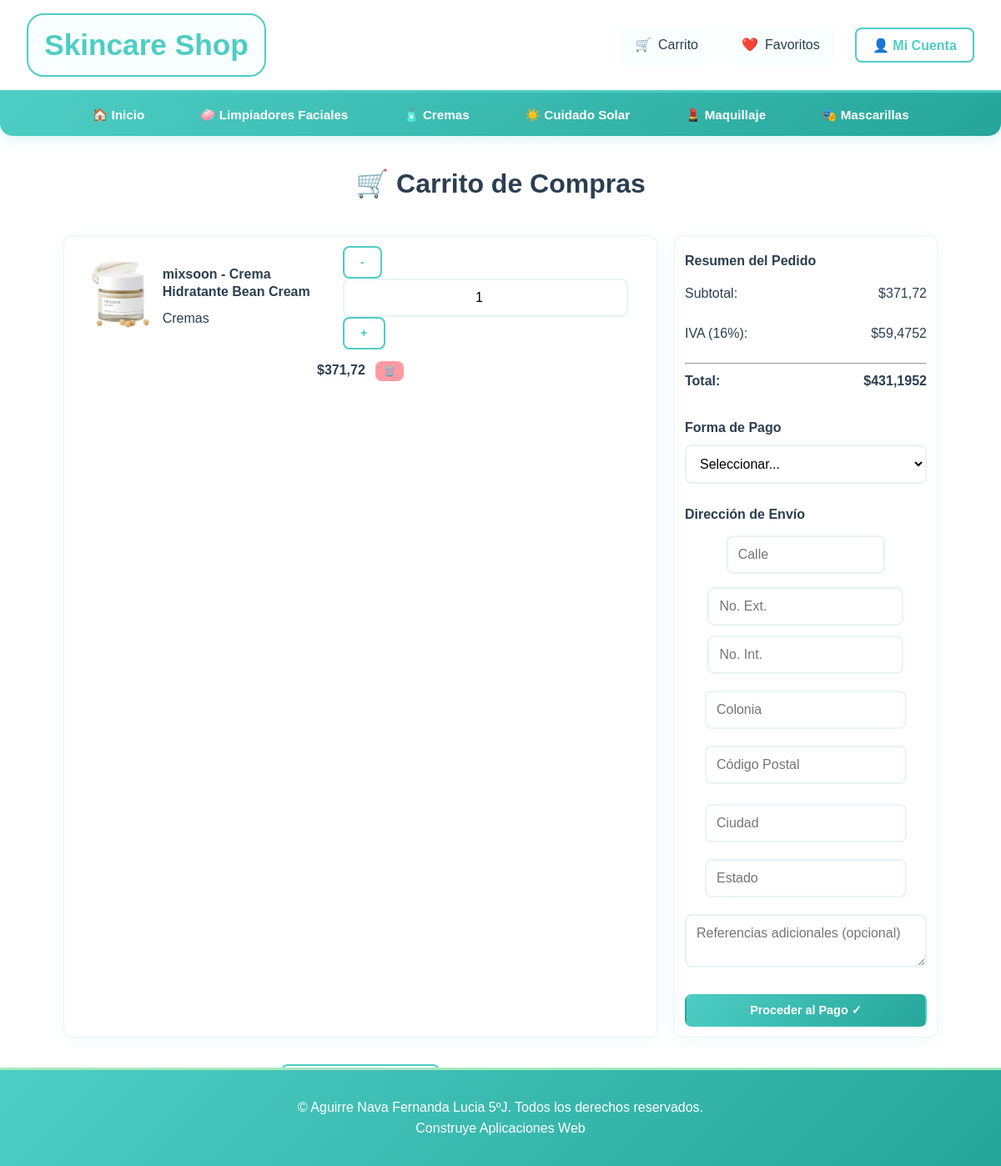
The app's page /carrito/ (signed in) with its own data.
### tienda/models.py (models this page shows, shortened)
class Carrito(models.Model):
    usuario = models.ForeignKey(User, on_delete=models.CASCADE)
    producto = models.ForeignKey(Producto, on_delete=models.CASCADE)
    cantidad = models.IntegerField(default=1, validators=[MinValueValidator(1)])
    fecha_agregado = models.DateTimeField(auto_now_add=True)
    class Meta:
        unique_together = ('usuario', 'producto')

class Producto(models.Model):
    TIPO_PRODUCTO = [
        ('maquillaje', 'Maquillaje'),
        ('cuidado_solar', 'Cuidado Solar'),
        ('mascarillas', 'Mascarillas'),
        ('cremas', 'Cremas'),
        ('limpiadores', 'Limpiadores Faciales'),
    ]
    tipo = models.CharField(max_length=20, choices=TIPO_PRODUCTO)
    nombre = models.CharField(max_length=200)
    precio = models.DecimalField(max_digits=10, decimal_places=2, validators=[MinValueValidator(0)])
    stock = models.IntegerField(validators=[MinValueValidator(0)])
    categoria = models.ForeignKey(Categoria, on_delete=models.CASCADE)
    foto = models.ImageField(upload_to='productos/')
    descripcion = models.TextField()
    activo = models.BooleanField(default=True)
    destacado = models.BooleanField(default=False)
    subcategoria = models.CharField(max_length=50, blank=True, null=True)

### tienda/views.py (the view, shortened to what this page needs)
# urls.py: path('carrito/', views.carrito_view, name='carrito'),
@login_required
def carrito_view(request):
    if es_administrador_personalizado(request.user):
        return HttpResponseForbidden("Los administradores no pueden realizar compras")
    items_carrito = Carrito.objects.filter(usuario=request.user)
    total = calcular_total_carrito(request.user)
    iva = total * Decimal('0.16')
    total_con_iva = total + iva
    return render(request, 'carrito.html', {
        'items_carrito': items_carrito,
        'total': total,
        'iva': iva,
        'total_con_iva': total_con_iva
    })

### tienda/views.py (called while the page is built)
def es_administrador_personalizado(user):
    if not user.is_authenticated:
        return False
    try:
        return AdminPersonalizado.objects.filter(usuario=user, activo=True).exists()
    except:
        return False

def calcular_total_carrito(usuario):
    items_carrito = Carrito.objects.filter(usuario=usuario)
    total = Decimal('0.00')
    for item in items_carrito:
        total += item.producto.precio * item.cantidad
    return total

### tienda/templates/carrito.html (shortened to what this page needs)
{% extends 'base.html' %}
{% load static %}
{% block content %}
<div class="container">
    <h1 class="text-center mb-4">🛒 Carrito de Compras</h1>
    {% if items_carrito %}
    <div class="row">
        <div class="col-8">
            {% for item in items_carrito %}
            <div class="card mb-3">
                <div class="card-body">
                    <div class="row align-items-center">
                        <div class="col-2">
                            {% if item.producto.foto %}
                            <img src="{{ item.producto.foto.url }}" alt="{{ item.producto.nombre }}"
                                class="img-fluid rounded" style="height: 80px; object-fit: cover;">
                            {% else %}
                            <div class="bg-light rounded d-flex align-items-center justify-content-center"
                                style="height: 80px; width: 80px;">
                                <span class="text-muted">No image</span>
                            </div>
                            {% endif %}
                        </div>
                        <div class="col-4">
                            <h5 class="card-title mb-1">{{ item.producto.nombre }}</h5>
                            <p class="text-muted mb-0">{{ item.producto.get_tipo_display }}</p>
                        </div>
                        <div class="col-2">
                            <div class="input-group input-group-sm">
                                <button class="btn btn-outline" type="button" onclick="actualizarCantidad({{ item.id }}, -1)">-</button>
                                <input type="number" class="form-control text-center"
                                    value="{{ item.cantidad }}" min="1"
                                    id="cantidad-{{ item.id }}" readonly>
                                <button class="btn btn-outline" type="button" onclick="actualizarCantidad({{ item.id }}, 1)">+</button>
                            </div>
                        </div>
                        <div class="col-2 text-center">
                            <strong>${{ item.producto.precio }}</strong>
                        </div>
                        <div class="col-2 text-end">
                            <button type="button" class="btn btn-danger btn-sm"
                                    onclick="eliminarDelCarrito({ item_id })">
                                🗑️
                            </button>
                        </div>
                    </div>
                </div>
            </div>
            {% endfor %}
            <div class="text-center mt-4">
                <a href="{% url 'index' %}" class="btn btn-outline">
                </a>
            </div>
        </div>
        <div class="col-4">
            <div class="card">
                <div class="card-body">
                    <h3 class="card-title">Resumen del Pedido</h3>
                    <div class="d-flex justify-content-between mb-2">
                        <span>Subtotal:</span>
                        <span>${{ total }}</span>
                    </div>
                    <div class="d-flex justify-content-between mb-2">
                        <span>IVA (16%):</span>
                        <span>${{ iva }}</span>
                    </div>
                    <hr>
                    <div class="d-flex justify-content-between mb-3">
                        <strong>Total:</strong>
                        <strong class="h5 text-primary">${{ total_con_iva }}</strong>
                    </div>
                    <form method="post">
                        <div class="mb-3">
                            <label for="forma_pago" class="form-label">Forma de Pago</label>
                            <select class="form-control" id="forma_pago" name="forma_pago" required>
                                <option value="">Seleccionar...</option>
                            </select>
                        </div>
                        <div class="mb-3">
                            <label class="form-label">Dirección de Envío</label>
                            <div class="row mb-2">
                                <div class="col-8">
                                    <input type="text" class="form-control" name="direccion_calle"
                                            placeholder="Calle" required>
                                </div>
                                <div class="col-2">
                                    <input type="text" class="form-control" name="direccion_numero_exterior"
                                            placeholder="No. Ext." required>
                                </div>
                                <div class="col-2">
                                    <input type="text" class="form-control" name="direccion_numero_interior"
                                            placeholder="No. Int.">
                                </div>
                            </div>
                            <div class="row mb-2">
                                <div class="col-6">
                                    <input type="text" class="form-control" name="direccion_colonia"
                                            placeholder="Colonia" required>
                                </div>
                                <div class="col-6">
                                    <input type="text" class="form-control" name="direccion_codigo_postal"
                                            placeholder="Código Postal" maxlength="5" required>
                                </div>
                            </div>
                            <div class="row mb-2">
                                <div class="col-6">
                                    <input type="text" class="form-control" name="direccion_ciudad"
                                            placeholder="Ciudad" required>
                                </div>
                                <div class="col-6">
                                    <input type="text" class="form-control" name="direccion_estado"
                                            placeholder="Estado" required>
                                </div>
                            </div>
                            <div class="mb-2">
                                <textarea class="form-control" name="direccion_referencias"
                                        rows="2" placeholder="Referencias adicionales (opcional)"></textarea>
                            </div>
                        </div>
                        <button type="submit" class="btn btn-primary w-100">
                            Proceder al Pago ✓
                        </button>
                    </form>
                </div>
            </div>
        </div>
    </div>
    {% endif %}
</div>
{% endblock %}

### tienda/static/css/style.css (style rules this page uses)
:root { --color-primary: #4ECDC4; --color-primary-dark: #26A69A; --color-secondary: #A7E8BD; --color-secondary-dark: #88D4AB; --color-accent: #F8FFFE; --color-background: #FFFFFF; --color-text: #2C3E50; --color-white: #FFFFFF; --color-success: #A7E8BD; --color-warning: #FFEAA7; --color-danger: #FF9AA2; --color-gray: #F8F9FA; --color-border: #E8F4F3; --color-dark: #34495E; }
* { margin: 0; padding: 0; box-sizing: border-box; }
body { font-family: 'Arial', 'Helvetica', sans-serif; background: var(--color-background); color: var(--color-text); line-height: 1.6; min-height: 100vh; display: flex; flex-direction: column; }
.row { display: flex; flex-wrap: wrap; margin: 0 -0.5rem; gap: 1rem; justify-content: center; }
.col-8 { flex: 0 0 66.66%; padding: 0.5rem; }
.col-6 { flex: 0 0 40%; padding: 0.5rem; min-width: 300px; max-width: 400px; }
.col-4 { flex: 0 0 33.33%; padding: 0.5rem; }
.card { background: var(--color-white); border-radius: 12px; box-shadow: 0 4px 20px rgba(78, 205, 196, 0.1); overflow: hidden; transition: all 0.3s ease; height: 100%; display: flex; flex-direction: column; border: 1px solid var(--color-border); width: 100%; }
.card-body { padding: 1rem; flex: 1; display: flex; flex-direction: column; gap: 0.5rem; }
.card-title { font-size: 1.1rem; font-weight: 600; margin-bottom: 0; color: var(--color-text); line-height: 1.3; min-height: 2.6rem; display: flex; align-items: center; }
.btn { display: inline-block; padding: 0.6rem 1.2rem; border: none; border-radius: 8px; font-weight: 600; text-decoration: none; text-align: center; cursor: pointer; transition: all 0.3s ease; font-size: 0.9rem; font-family: inherit; }
.btn-primary { background: linear-gradient(135deg, var(--color-primary) 0%, var(--color-primary-dark) 100%); color: white; border: 2px solid transparent; }
.btn-outline { background: transparent; border: 2px solid var(--color-primary); color: var(--color-primary); }
.btn-danger { background: var(--color-danger); color: white; border: none; }
.btn-sm { padding: 0.4rem 0.8rem; font-size: 0.8rem; }
.form-label { display: block; margin-bottom: 0.5rem; font-weight: 600; color: var(--color-text); font-size: 1rem; }
.form-control { width: 100%; padding: 0.75rem; border: 2px solid var(--color-border); border-radius: 8px; font-size: 1rem; transition: border-color 0.3s ease; font-family: inherit; background: white; }
.text-center { text-align: center; }
.mb-0 { margin-bottom: 0; }
.mb-1 { margin-bottom: 0.5rem; }
.mb-2 { margin-bottom: 1rem; }
.mb-3 { margin-bottom: 1.5rem; }
.mb-4 { margin-bottom: 2rem; }
.mt-4 { margin-top: 2rem; }
.d-flex { display: flex; }
.justify-content-between { justify-content: space-between; }
.align-items-center { align-items: center; }
.w-100 { width: 100%; }
.container { max-width: 1200px; margin: 0 auto; padding: 0 2rem; }
* { transition: all 0.3s ease; }
.row { display: flex; flex-wrap: wrap; margin: 0 -0.25rem; gap: 0.75rem; justify-content: center; }
.col-8 { flex: 0 0 66.66%; padding: 0.25rem; }
.col-6 { flex: 0 0 45%; padding: 0.25rem; min-width: 250px; max-width: 320px; }
.col-4 { flex: 0 0 30%; padding: 0.25rem; }
.card { background: var(--color-white); border-radius: 10px; box-shadow: 0 3px 15px rgba(78, 205, 196, 0.1); overflow: hidden; transition: all 0.3s ease; height: 100%; display: flex; flex-direction: column; border: 1px solid var(--color-border); width: 100%; }
.card-body { padding: 0.75rem; flex: 1; display: flex; flex-direction: column; gap: 0.4rem; }
.card-title { font-size: 1rem; font-weight: 600; margin-bottom: 0; color: var(--color-text); line-height: 1.3; min-height: 2.4rem; display: flex; align-items: center; }
.btn-sm { padding: 0.3rem 0.6rem; font-size: 0.75rem; }

### records on screen
Carrito: producto.foto (picture), producto.nombre "mixsoon - Crema Hidratante Bean Cream", producto.tipo "Cremas", cantidad "1", producto.precio "371,72"

### other values on screen
{{ total }} "371,72"
{{ iva }} "59,4752"
{{ total_con_iva }} "431,1952"
